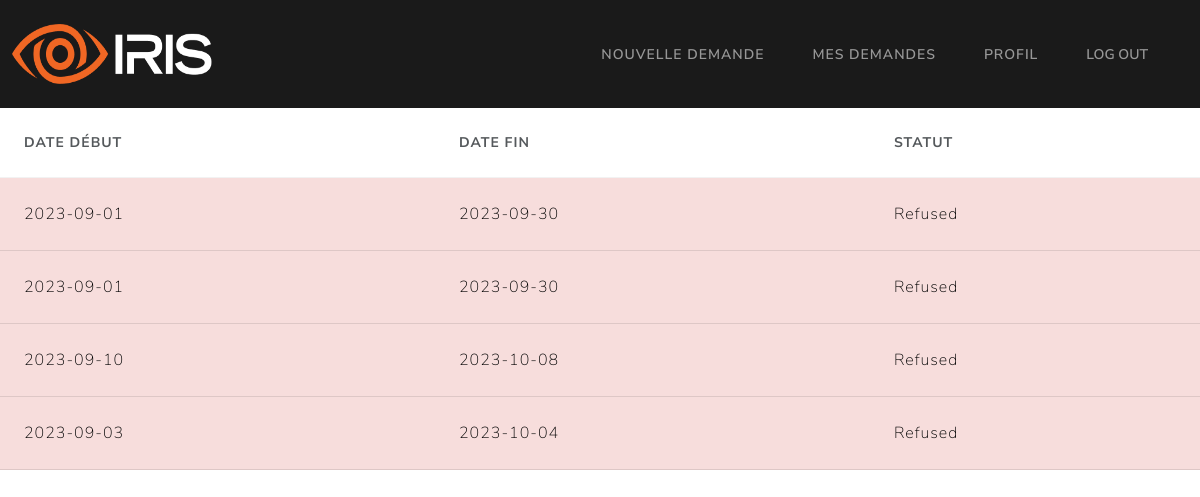
Before: /employé/mes_demandes (signed in) with the older database file.
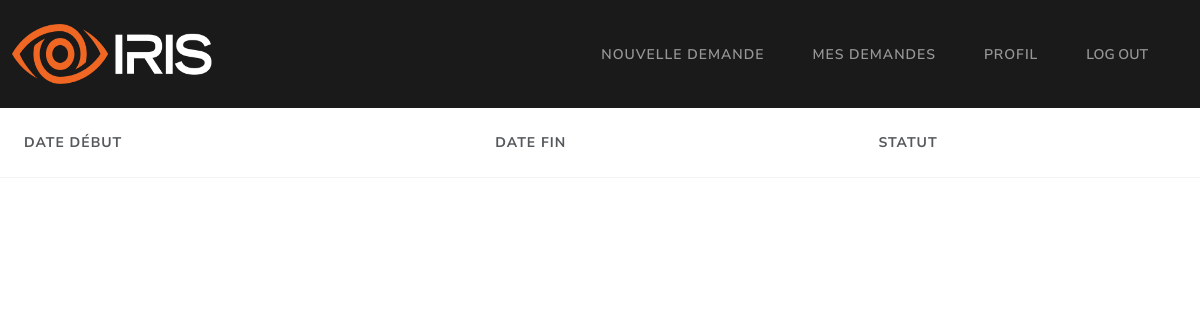
After: the same page with the newer database file.
### Models/models.py (models this page shows, shortened)
class demandeCongé(db.Model):
    id = db.Column(db.Integer, primary_key=True)
    date_debut = db.Column(db.String, unique=False, nullable=False)
    date_fin = db.Column(db.String, unique=False, nullable=False)
    statut = db.Column(db.String, unique=False, nullable=False)
    employee_matricule = db.Column(db.String, unique=False, nullable=False)
    motif_refus = db.Column(db.String, unique=False, nullable=True)

### app.py (the view)
@app.route("/employé/mes_demandes")
def mes_demandes():
	return getDemandes()

### Controllers/employeeController.py (called while the page is built)
def getDemandes():
    try:
        user_matricule = session['user']
        demandes = demandeCongé.query.filter_by(employee_matricule=user_matricule)
        return render_template('/user/demandes.html', demandes=demandes)
    except Exception as e:
        return render_template('/user/demandes.html', error=str(e))

### templates/user/demandes.html (shortened to what this page needs)
{% extends '/user/base.html'%} {% block title %} Mes demandes {% endblock %} {%
block content %}
<table class="table table-hover" style="width: 100%">
  <thead>
    <tr>
      <th scope="col">Date début</th>
      <th scope="col">Date fin</th>
      <th scope="col">Statut</th>
    </tr>
  </thead>
  <tbody>
    {% for demande in demandes %}
      {% if demande.statut == 'Accepted' %}
      <tr class="table-success">
        <td>{{ demande.date_debut }}</td>
        <td>{{ demande.date_fin }}</td>
        <td>{{ demande.statut }}</td>
      </tr>
      {% elif demande.statut == 'Refused' %}
      <tr class="table-danger">
        <td>{{ demande.date_debut }}</td>
        <td>{{ demande.date_fin }}</td>
        <td>{{ demande.statut }}</td>
      </tr>
      {% else %}
      <tr class="table-warning"  onclick="window.location='demande/{{ demande.id }}';" style="cursor: pointer;">
        <td>{{ demande.date_debut }}</td>
        <td>{{ demande.date_fin }}</td>
        <td>{{ demande.statut }}</td>
      </tr>
      {% endif %}
    {% endfor %}
  </tbody>
</table>
{% endblock %}

### templates/user/base.html (shortened to what this page needs)
<!DOCTYPE html>
<html>
  <head>
    <link rel="stylesheet" href="{{ url_for('static', filename='bootstrap.css') }}" />
  </head>
  <body>
    <nav class="navbar navbar-expand-lg bg-primary" data-bs-theme="dark">
      <div class="container-fluid">
        <div>
            <img src="/static/g22.png" width="200" height="60">
        </div>
        <div class="collapse navbar-collapse" id="navbarColor01">
          <ul class="navbar-nav me-auto">
            <li class="nav-item">
              <a class="nav-link" href="nouvelle_demande">Nouvelle Demande</a>
            </li>
            <li class="nav-item">
              <a class="nav-link" href="mes_demandes">Mes Demandes</a>
            </li>
            <li class="nav-item">
              <a class="nav-link" href="home">Profil</a>
            </li>
            <li class="nav-item">
              <button type="Submit" form="myForm" class="nav-link">LOG OUT</a>
            </li>
          </ul>
        </div>
      </div>
    </nav>
    {% block content %} {% endblock %}
  </body>
</html>

Changed rows visible on the page:
no longer on this page (row edited): demandeCongé: date_debut "2023-09-01", date_fin "2023-09-30", statut "Refused"
removed demandeCongé: date_debut "2023-09-01", date_fin "2023-09-30", statut "Refused"
removed demandeCongé: date_debut "2023-09-10", date_fin "2023-10-08", statut "Refused"
removed demandeCongé: date_debut "2023-09-03", date_fin "2023-10-04", statut "Refused"
